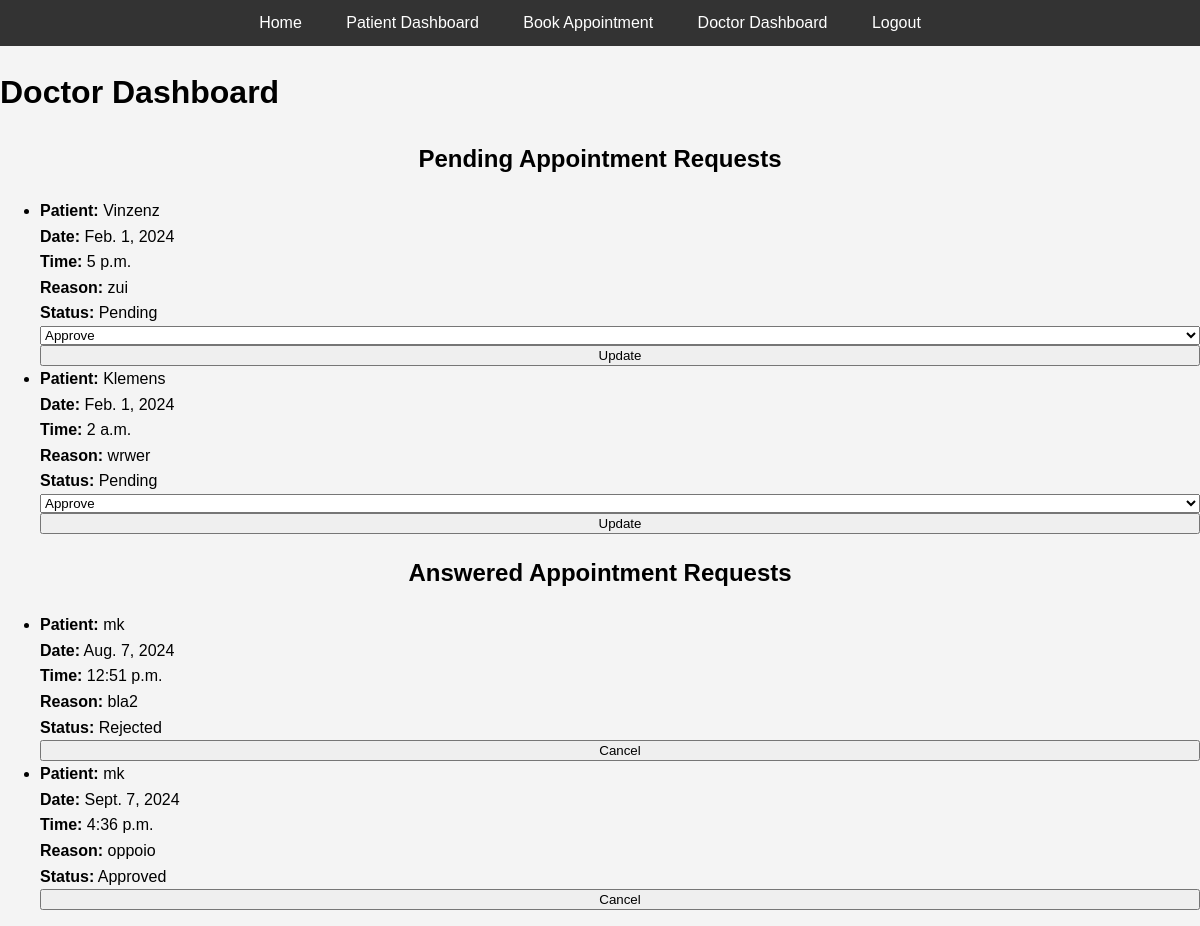
Before: /bookings/doctor_dashboard/ (signed in) with the older database file.
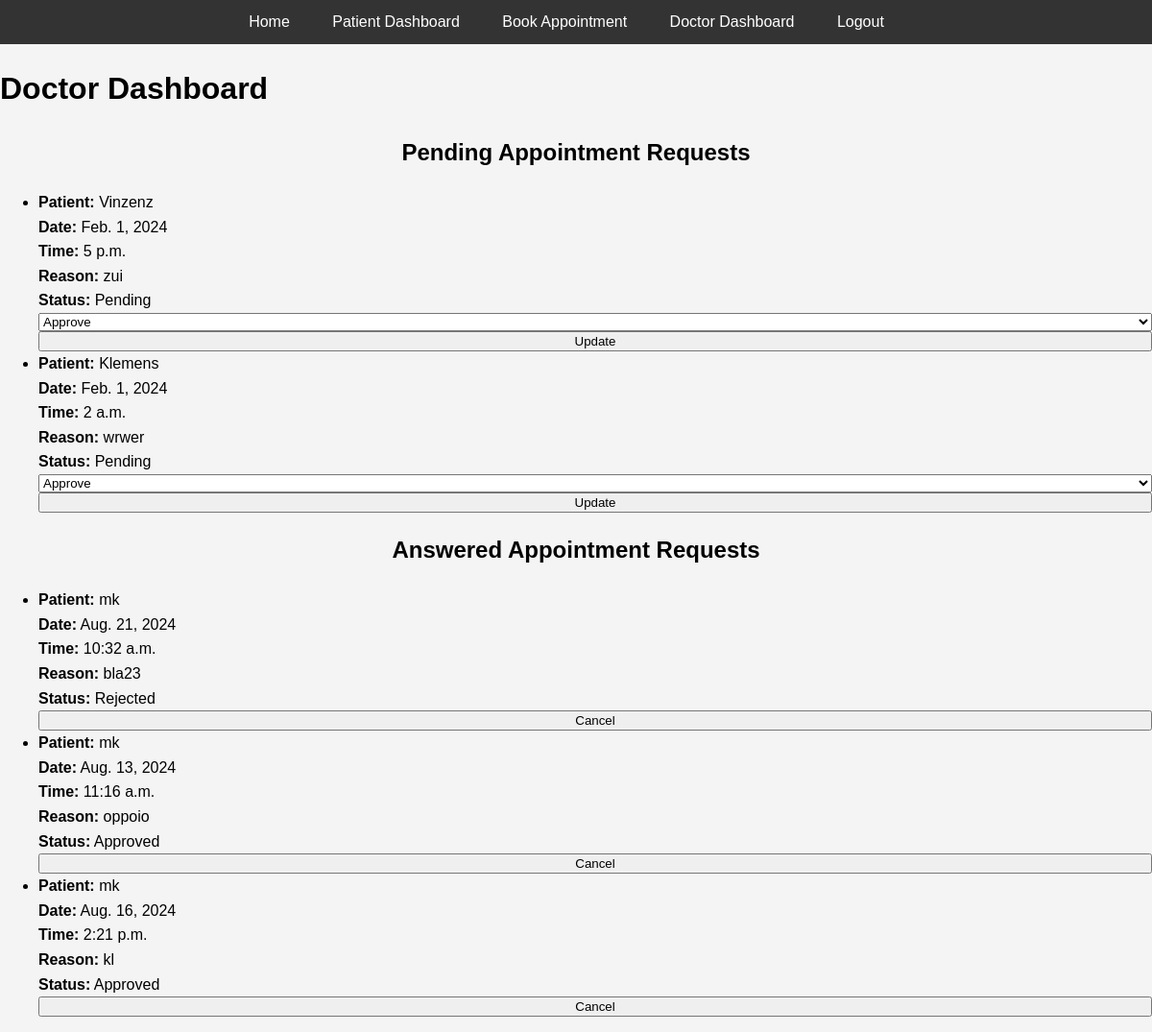
After: the same page with the newer database file.
### bookings/models.py (models this page shows, shortened)
class Appointment(models.Model):
    STATUS_CHOICES = [
        ('pending', 'Pending'),
        ('approved', 'Approved'),
        ('rejected', 'Rejected'),
        ('canceled', 'Canceled'),
    ]
    patient = models.ForeignKey(Patient, on_delete=models.CASCADE)
    doctor = models.ForeignKey(Doctor, on_delete=models.CASCADE)
    date = models.DateField()
    time = models.TimeField()
    reason = models.TextField()
    status = models.CharField(max_length=10, choices=STATUS_CHOICES, default='pending')

class Patient(models.Model):
    SEX_CHOICES = [
        ('M', 'Male'),
        ('F', 'Female'),
        ('O', 'Other'),
    ]
    user = models.OneToOneField(User, on_delete=models.CASCADE)
    phone = models.CharField(max_length=15)
    address = models.CharField(max_length=255)
    sex = models.CharField(max_length=1, choices=SEX_CHOICES)

### bookings/views.py (the view, shortened to what this page needs)
# urls.py: path('doctor_dashboard/', views.doctor_dashboard, name='doctor_dashboard'),
def doctor_dashboard(request):
    try:
        doctor = request.user.doctor
        pending_appointments = Appointment.objects.filter(doctor=doctor, status='pending')
        answered_appointments = Appointment.objects.filter(doctor=doctor).exclude(status='pending')
    except ObjectDoesNotExist:
        doctor = None
        pending_appointments = []
        answered_appointments = []
    return render(request, 'doctor_dashboard.html', {
        'doctor': doctor,
        'pending_appointments': pending_appointments,
        'answered_appointments': answered_appointments,
    })

### bookings/context_processors.py (called while the page is built)
def user_roles(request):
    if request.user.is_authenticated:
        is_patient = Patient.objects.filter(user=request.user).exists()
        is_doctor = Doctor.objects.filter(user=request.user).exists()
        return {
            'is_patient': is_patient,
            'is_doctor': is_doctor,
        }
    return {}

### bookings/templates/doctor_dashboard.html (shortened to what this page needs)
{% load static %}
<!DOCTYPE html>
<html lang="en">
<head>
    <link rel="stylesheet" type="text/css" href="{% static 'css/styles.css' %}">
</head>
<body>
    <header>
        <nav>
            <ul>
                <li><a href="{% url 'index' %}">Home</a></li>
                {% if user.is_authenticated %}
                    {% if user.patient %}
                        <li><a href="{% url 'patient_detail' %}">Patient Dashboard</a></li>
                        <li><a href="{% url 'book_appointment' %}">Book Appointment</a></li>
                    {% endif %}
                    {% if user.doctor %}
                        <li><a href="{% url 'doctor_dashboard' %}">Doctor Dashboard</a></li>
                    {% endif %}
                    <li><a href="{% url 'logout' %}">Logout</a></li>
                {% else %}
                    <li><a href="{% url 'login' %}">Login</a></li>
                    <li><a href="{% url 'register_patient' %}">Register</a></li>
                {% endif %}
            </ul>
        </nav>
    </header>
    <h1>Doctor Dashboard</h1>
    <h2>Pending Appointment Requests</h2>
    <ul>
        {% if pending_appointments %}
            {% for appointment in pending_appointments %}
                <li>
                    <strong>Patient:</strong> {{ appointment.patient.user.username }}<br>
                    <strong>Date:</strong> {{ appointment.date }}<br>
                    <strong>Time:</strong> {{ appointment.time }}<br>
                    <strong>Reason:</strong> {{ appointment.reason }}<br>
                    <strong>Status:</strong> {{ appointment.get_status_display }}<br>
                    <form method="post" action="">
                        <select name="status" required>
                            <option value="approved">Approve</option>
                        </select>
                        <button type="submit">Update</button>
                    </form>
                </li>
            {% endfor %}
        {% else %}
            <li>No pending appointments.</li>
        {% endif %}
    </ul>
    <h2>Answered Appointment Requests</h2>
    <ul>
        {% if answered_appointments %}
            {% for appointment in answered_appointments %}
                <li>
                    <strong>Patient:</strong> {{ appointment.patient.user.username }}<br>
                    <strong>Date:</strong> {{ appointment.date }}<br>
                    <strong>Time:</strong> {{ appointment.time }}<br>
                    <strong>Reason:</strong> {{ appointment.reason }}<br>
                    <strong>Status:</strong> {{ appointment.get_status_display }}<br>
                    <form method="post" action="">
                        <button type="submit">Cancel</button>
                    </form>
                </li>
            {% endfor %}
        {% else %}
            <li>No answered appointments.</li>
        {% endif %}
    </ul>
</body>
</html>

### static/css/styles.css (style rules this page uses)
body { font-family: Arial, sans-serif; line-height: 1.6; background-color: #f4f4f4; margin: 0; padding: 0; }
header { background-color: #333; color: #fff; padding: 10px 0; }
header nav ul { list-style-type: none; padding: 0; margin: 0; text-align: center; }
header nav ul li { display: inline-block; margin-right: 20px; }
header nav ul li a { color: #fff; text-decoration: none; padding: 5px 10px; }
h2 { text-align: center; margin-bottom: 20px; }
form { display: flex; flex-direction: column; }

Changed rows visible on the page:
changed Appointment "Rejected": date "Aug. 7, 2024" → "Aug. 21, 2024"; time "12:51 p.m." → "10:32 a.m."; reason "bla2" → "bla23"
changed Appointment "oppoio": date "Sept. 7, 2024" → "Aug. 13, 2024"; time "4:36 p.m." → "11:16 a.m."
added Appointment: patient.user.username "mk", date "Aug. 16, 2024", time "2:21 p.m.", reason "kl", status "Approved", shown under "Answered Appointment Requests"
